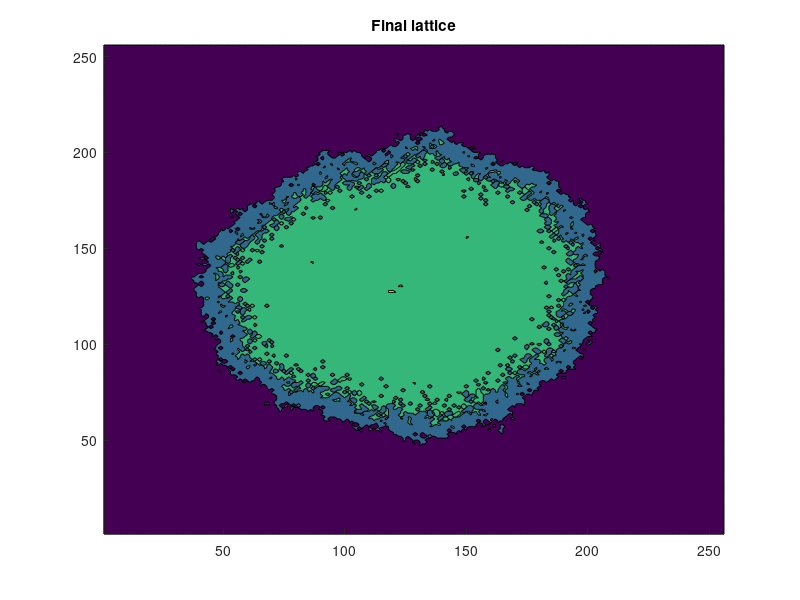
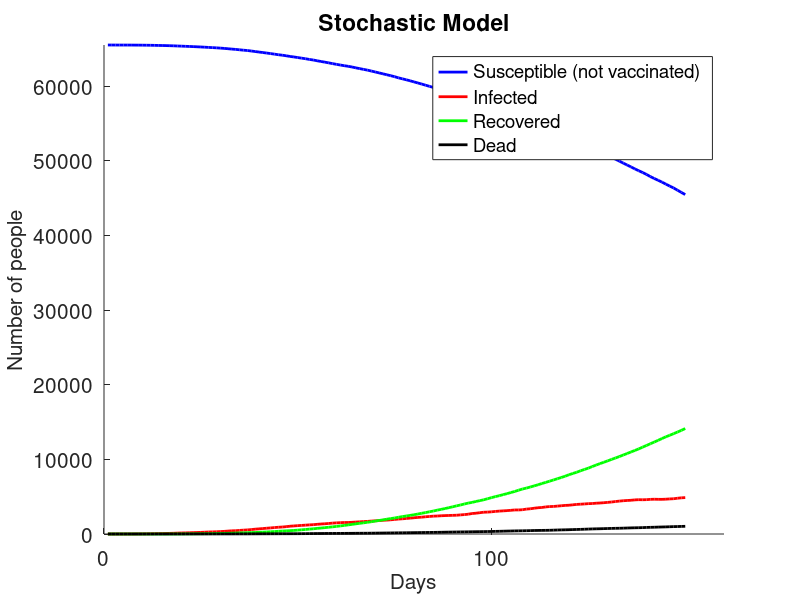
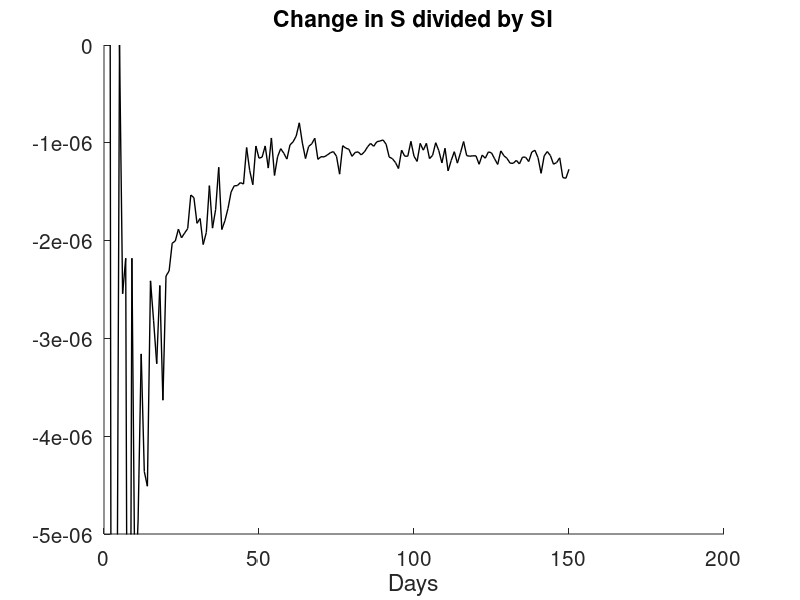

These charts were generated, in order, by the following MATLAB code:
%SIRD model
clear

size=256; %side length of square

days=150;

lattice_si=zeros(size,size);
lattice_rd=zeros(size,size); %0 is susceptible
lattice_vaccinated=zeros(size,size);
lattice_i_days=zeros(size,size);

initial_infections=1;
infection_rate=.05; %the rate that each additional neighbor multiplies the infection probability by
infection_radius=3; %how much taxicab distance away someone can be and still infect
infection_factor=2; %chance goes down by a factor of this for every further distance
death_chance=.0003; %chances are PER DAY
recovery_chance=.004;
%long_connections=5; %how many "longer distance" connections can infect people

mask_probability=0;
mask_effectiveness=.8; %how much of the time it prevents infection

elderly_proportion=0; %reflects current statistics for the world
elderly_size=floor(size*sqrt(elderly_proportion));
elderly_check=ones(elderly_size,elderly_size);
elderly_vulnerability=2; %how many times as vulnerable they are

vaccination_rate=0; %proportion of susceptible population vaccinated on a given day
vaccination_spread_rate=.5; %chance of spread from vaccinated people (proportion that the computed
                            %infection rate/factor result is multiplied by)
vaccination_threshold=.12; %proportion of people I/R/D before vaccination starts

for x=1:initial_infections
  %initial_x=floor(size*rand())+1; %first position of infected
  %initial_y=floor(size*rand())+1;
  initial_x=floor(size/2)+1;
  initial_y=floor(size/2)+1;
  lattice_si(initial_x,initial_y)=1; %1 is infected
endfor

i=rand(size);
mask_wearers=1-(mask_effectiveness*(i<mask_probability));

if elderly_proportion==0
  elderly_matrix=ones(size,size);
else
  initial_x=floor((size-elderly_size)*rand())+1+floor(elderly_size/2); %first position of infected
  initial_y=floor((size-elderly_size)*rand())+1+floor(elderly_size/2);
  elderly_matrix=zeros(size,size);
  elderly_matrix(initial_x,initial_y)=1;
  elderly_matrix=1+(elderly_vulnerability-1)*(conv2(elderly_matrix,elderly_check,"same")>0);
endif

%setting up infection mechanism
for radius=1:infection_radius
  for x_offset=0:radius
    infection_matrix(infection_radius+1+x_offset,infection_radius+1+radius-x_offset)=1/infection_factor^(radius-1); 
    infection_matrix(infection_radius+1-x_offset,infection_radius+1+radius-x_offset)=1/infection_factor^(radius-1);
    infection_matrix(infection_radius+1+x_offset,infection_radius+1-radius+x_offset)=1/infection_factor^(radius-1);
    infection_matrix(infection_radius+1-x_offset,infection_radius+1-radius+x_offset)=1/infection_factor^(radius-1);    
  endfor
endfor

for j=1:days
  i=rand(size);
  
  lattice_i_days=lattice_i_days+(lattice_si==1); %each day the chance of death/recovery goes up linearly

  lattice_neighbors=(infection_rate*conv2(lattice_si,infection_matrix,"same")).*mask_wearers.*elderly_matrix-i;
  lattice_si_temp=(((lattice_si==0) & not(lattice_vaccinated)) & (lattice_neighbors>0))+lattice_si;
  %lattice_si_temp=lattice_si | (lattice_neighbors>0);
  
  i=rand(size);
  lattice_rd=lattice_rd+3*(lattice_si.*(i>(1-(death_chance*lattice_i_days))))+2*(lattice_si.*(i<(recovery_chance*lattice_i_days)));
  lattice_si=lattice_si_temp & not(lattice_rd);
  
  end_s(j)=sum(sum((lattice_si+lattice_rd)==0 & lattice_vaccinated==0));
  end_i(j)=sum(sum((lattice_si+lattice_rd)==1));
  end_r(j)=sum(sum((lattice_si+lattice_rd)==2));
  end_d(j)=sum(sum((lattice_si+lattice_rd)==3));
  end_v(j)=sum(sum(lattice_vaccinated==1));
  
  i=rand(size);
  if j>1 && (end_i(j-1)+end_r(j-1)+end_d(j-1))>size^2*vaccination_threshold %checks if vaccination occurs
   lattice_vaccinated=lattice_vaccinated+((lattice_vaccinated==0).*((lattice_si+lattice_rd)==0).*(i<vaccination_rate));
  endif
  
  if any(any(lattice_si))==0
    break
  endif
endfor

%plot

figure(1)
clf;
x=1:size;
y=1:size;
hold on
contourf(x,y,lattice_si(x,y)+lattice_rd(x,y),0:4)
if elderly_proportion!=0
  plot(initial_x-elderly_size/2:initial_x+elderly_size/2,initial_y+elderly_size/2:initial_y+elderly_size/2,'r');
  plot(initial_x-elderly_size/2:initial_x+elderly_size/2,initial_y-elderly_size/2:initial_y-elderly_size/2,'r');
  plot(initial_x+elderly_size/2:initial_x+elderly_size/2,initial_y-elderly_size/2:initial_y+elderly_size/2,'r');
  plot(initial_x-elderly_size/2:initial_x-elderly_size/2,initial_y-elderly_size/2:initial_y+elderly_size/2,'r');
endif
hold off
title ({"Final lattice"});

figure(2)
clf;
x=1:j;
hold on
plot(x,end_s(x),'b','LineWidth',2)
plot(x,end_i(x),'r','LineWidth',2)
plot(x,end_r(x),'g','LineWidth',2)
plot(x,end_d(x),'k','LineWidth',2)
%plot(x,end_v(x),'y','LineWidth',2)
set(gca,"ylim",[0 size^2])
set(gca,"xtick",0:100:days)
set(gca,"fontsize",15)
xlabel("Days", 'fontsize', 15)
ylabel("Number of people", 'fontsize', 15)
legend("Susceptible (not vaccinated)","Infected","Recovered","Dead","Vaccinated")
title({"Stochastic Model"})

figure(3)
clf;
hold on
x=2:j;
plot(x, (end_s(x)-end_s(x-1))./(end_s(x-1).*end_i(x-1)),'k','LineWidth',1)
set(gca,"fontsize",15)
set(gca,"ylim",[-.000005 0])
title({"Change in S divided by SI"})
xlabel("Days")
hold off
